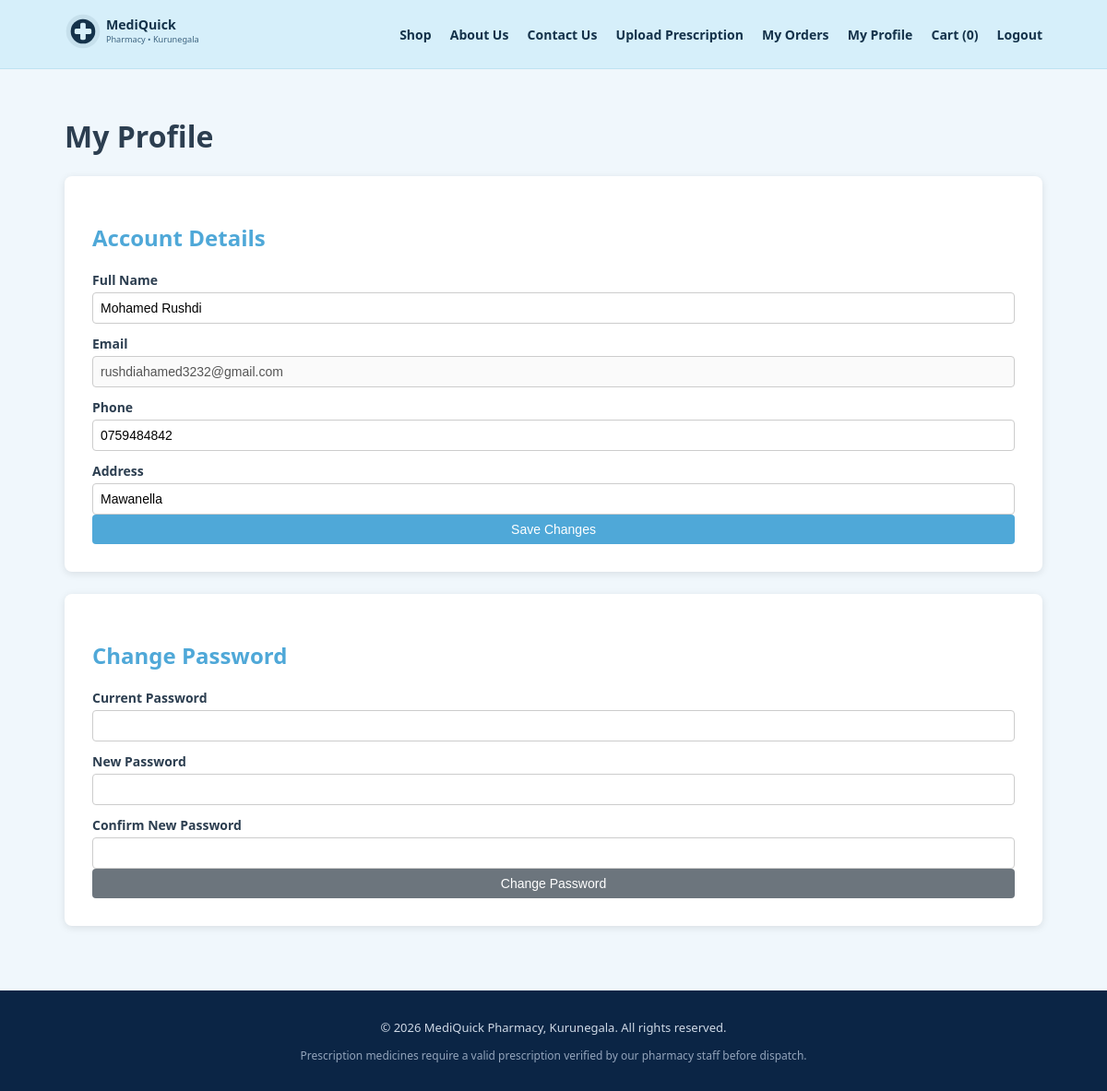
The app's page /customer/profile.php (signed in) with its own data.
### tables this page shows
CREATE TABLE `users` (
  `user_id` int(11) NOT NULL,
  `full_name` varchar(100) NOT NULL,
  `email` varchar(100) NOT NULL,
  `password` varchar(255) NOT NULL,
  `phone` varchar(20) DEFAULT NULL,
  `address` varchar(255) DEFAULT NULL,
  `role` enum('customer','staff','admin') NOT NULL DEFAULT 'customer',
  `created_at` timestamp NOT NULL DEFAULT current_timestamp()
);

### customer/profile.php (the view, shortened to what this page needs)
<?php
require_once '../config/db.php';
$stmt = $pdo->prepare("SELECT * FROM users WHERE user_id = ?");
$stmt->execute([$_SESSION['user_id']]);
$user = $stmt->fetch(PDO::FETCH_ASSOC);
include '../includes/header.php';
?>
<h1>My Profile</h1>
<div class="form-container" style="margin:0 0 24px;max-width:100%;">
    <h2>Account Details</h2>
    <form method="POST" action="profile.php">
        <label>Full Name</label>
        <input type="text" name="full_name" value="<?php echo htmlspecialchars($user['full_name']); ?>" required>
        <label>Email</label>
        <input type="email" value="<?php echo htmlspecialchars($user['email']); ?>" disabled>
        <label>Phone</label>
        <input type="text" name="phone" value="<?php echo htmlspecialchars($user['phone'] ?? ''); ?>">
        <label>Address</label>
        <input type="text" name="address" value="<?php echo htmlspecialchars($user['address'] ?? ''); ?>">
        <button type="submit" name="update_profile" class="btn">Save Changes</button>
    </form>
</div>
<div class="form-container" style="margin:0;max-width:100%;">
    <h2>Change Password</h2>
    <form method="POST" action="profile.php">
        <label>Current Password</label>
        <input type="password" name="current_password" required>
        <label>New Password</label>
        <input type="password" name="new_password" required minlength="8">
        <label>Confirm New Password</label>
        <input type="password" name="confirm_password" required minlength="8">
        <button type="submit" name="change_password" class="btn secondary">Change Password</button>
    </form>
</div>
<?php include '../includes/footer.php'; ?>

### assets/css/style.css (style rules this page uses)
* { box-sizing: border-box; }
html, body { height: 100%; }
body { font-family: 'Segoe UI', Arial, sans-serif; background: #f0f7fc; margin: 0; color: #2c3e50; display: flex; flex-direction: column; min-height: 100vh; }
.form-container { max-width: 420px; margin: 60px auto; background: #fff; padding: 30px; border-radius: 8px; box-shadow: 0 2px 8px rgba(0,0,0,0.1); }
.form-container h2 { color: #4FA8D8; margin-bottom: 20px; }
label { display: block; margin-top: 12px; font-weight: 600; font-size: 14px; }
input[type="text"], input[type="email"], input[type="password"], select, textarea { width: 100%; padding: 8px; margin-top: 4px; border: 1px solid #ccc; border-radius: 4px; font-size: 14px; }
button { margin-top: 20px; width: 100%; padding: 10px; background: #4FA8D8; color: #fff; border: none; border-radius: 4px; font-size: 15px; cursor: pointer; }
.product-card a.btn, button.btn, a.btn { display: inline-block; text-align: center; margin-top: auto; padding: 8px; background: #4FA8D8; color: #fff; border: none; border-radius: 4px; text-decoration: none; font-size: 14px; cursor: pointer; }
a.btn.secondary, button.btn.secondary { background: #6c757d; }

### records on screen
users: full_name "Mohamed Rushdi", email "rushdiahamed3232@gmail.com", phone "0759484842", address "Mawanella"

### other values on screen
$cart_count "0"
